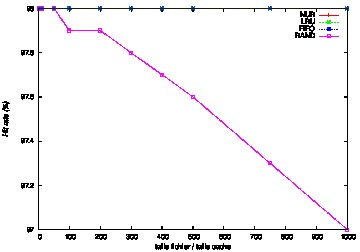

Source code (gnuplot):
set style data linespoints
set xlabel "taille fichier / taille cache"
set ylabel "Hit rate (%)" font "Helvetica-Oblique"
set label "Effet de la taille du cache (test 7)" font "Helvetica-Bold,18" at 20,70 
set encoding utf8
set terminal postscript eps color
set output "t7-cache_size.eps"
plot "t7-cache_size" using 1:2 t "NUR", "t7-cache_size" using 1:3 t "LRU", "t7-cache_size" using 1:4 t "FIFO", "t7-cache_size" using 1:5 t "RAND"
